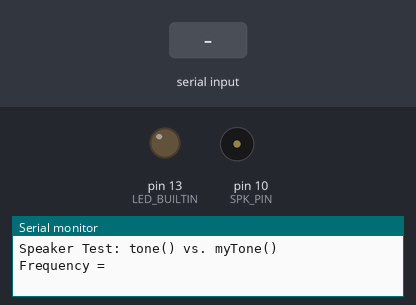
The sketch below on a simulated Arduino Uno, built with avr-gcc and run on an emulated ATmega328P. Shown: output pins drawn as LEDs (lit = HIGH), buzzer (waves = sounding), the last lines printed to the serial monitor. The inputs (shaded band) are chosen by the test bench. Pins used as bus, display or sensor lines are not drawn.

Above: at 1.2 s.
1.3 s: "90,45\n" received over Serial
At 2.2 s:
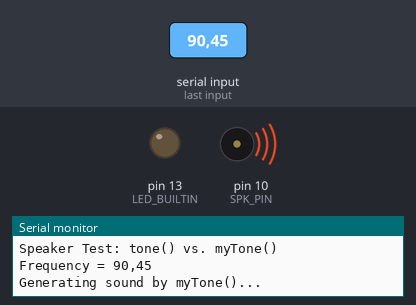
At 2.7 s:
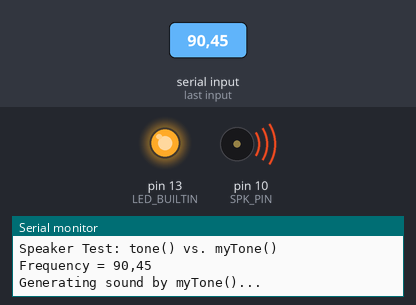
Timing chart, 0 to 9.8 s (numbered marks = the images above; inputs shaded):
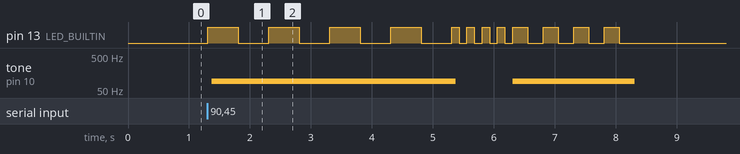

The sketch:

TimerOne_base_Tone.ino
```cpp
/*

1. 개요:
  microsecond 단위의 인터럽트를 호출할 수 있는 라이브러리를 활용하여 Tone()함수를 설계한다.

  타이머의 resolution이 낮으면 고음을 만들어 낼 수 없다.
  cf. MsTimer2의 경우 1ms 간격의 인터럽트를 생성할 수 있으므로 1000Hz 간격의 인터럽트를 발생한다.
  인터럽트가 발생할 때마다 스피커의 출력을 반전한다면 실제로는 500Hz의 주파수를 발생시킨다.
  MsTimer2 based tone() 함수를 만든다면 그 프로그램 범위에 따른 출력 주파는 아래와 같을 것이다.
  프로그램 값(주기) 범위: 65535[ms] < period < 1[ms]
  => 출력 주파수(주파수)의 범위: 15/2[Hz] < Hz < 1000/2[Hz]

  아래의 timerOne 라이브러리는 1us 단위의 인터럽트를 발생시킬 수 있으므로 최대 500,000Hz의 음정을 만들어 낼 수 있다.
  참조 링크: https://github.com/PaulStoffregen/TimerOne

2. 프로그램의 동작
  특정 주파수를 출력하는 myTone()과 출력을 중지하는 myNoTone() 함수를 정의한다.
  직렬통신으로 입력받은 주파수의 음정을 myTone()과 아두이노 자체 함수 Tone()을 번갈아 출력하여 음정을 비교한다.
  또한, myTone()음정을 출력하는 동안 delay()함수 기반으로 내장 LED를 지정된 시간동안 점멸시키는 루틴, delayWithLED(시간)을 수행하게 하였다.
  이는 Tone(0과 myTone() 모두 인터럽트 기반으로 동작한다는 사실을 반증한다.


*/

#include <TimerOne.h>

// This example uses the timer interrupt to blink an LED
// and also demonstrates how to share a variable between
// the interrupt and the main program.


#define SPK_PIN 10

// global variable
volatile bool spk = false;
volatile int  spk_pin;

void setup(void) {
  pinMode(LED_BUILTIN, OUTPUT);
  Serial.begin(9600);
  Serial.println("Speaker Test: tone() vs. myTone()");
}

// The interrupt will blink the LED, and keep
// track of how many times it has blinked.
int ledState = LOW;

// 인터럽트 서비스 루틴. 전역변수 spk_pin 단자에 반전된 spk 값을 출력한다.
void micro_int(void) {
  spk = !spk;
  digitalWrite(spk_pin, spk);
}

void myTone(int pin, int freq) {
  spk_pin = pin;
  pinMode(spk_pin, OUTPUT);
  Timer1.attachInterrupt(micro_int);  // link to interrupt service routine
  unsigned long prog_v = 1000000/(freq*2);
  Timer1.initialize(prog_v);
}
void myNoTone(void) {
  Timer1.detachInterrupt();
}

// 주어진 dly[ms] 동안 LED를 4회 깜박인다.
void  delayWithLED(int dly) {
  int ddly = dly/8;
  for (int i=0; i<4; i++) {
    digitalWrite(LED_BUILTIN, HIGH);
    delay(ddly);
    digitalWrite(LED_BUILTIN, LOW);
    delay(ddly);
  }
}

// 테라텀에서 문자열 받기, 시리얼 모니터도 된다(단 하단의 설정을 "새줄"(LF)로 설정해야함).
// 테라텀 setup->terminal에서 new-line을 보낼 때, 받을 때 모두 LF로 세팅해야 한다.
// 테라텀에서는 backspace도 그대로 보내기 때문에 이에 대한 별도의 처리가 필요하다.
int inputFromTerminal() {
  String inString;
  while (1) {
    if(Serial.available() > 0) {
    char inChar = Serial.read();
    if (inChar =='\n')
      break;  // String에는 끝에 null이 없어도 된다.
    Serial.print(inChar);
    inString += (char)inChar;
    }
  }
  return(inString.toInt());     // int로 바꾸어 반환
}

// 주파수를 입력받아 작성한 함수 MtTone()과 아두이노 내장함수 tone()으로 2회 출력한다.
// 두 음정의 차이가 있는지 점검한다.
// 음정을 출력하는 동안 LED를 점멸시키는 함수를 수행하게 하여, 두 개의 함수들이 인터럽트 기반으로 동작함을 보인다.
void loop(void) {
  Serial.print("Frequency = ");
  int freq = inputFromTerminal();    // 테라텀으로 입력받기. 시리얼 모니터도 된다.
  Serial.println("\nGenerating sound by myTone()...");
  myTone(SPK_PIN, freq);
  delayWithLED(4*1000); // 4초간 LED를 깜밖이며 기다린다. myTone()이 인터럽트 기반이라 문제없다.
  myNoTone(); // 본래의 noTone(단자번호)함수와는 달리 번호를 지정할 필요가 없도록 설계하였다.
  delayWithLED(1000);   // 일단 1초를 지연 시킨다.
  Serial.println("Generating sound by tone()...");
  tone(SPK_PIN, freq);
  delayWithLED(2*1000); // 2초간 LED를 깜밖이며 기다린다. tone()이 인터럽트 기반이라 문제없다.
  noTone(SPK_PIN);
}
```

Measured:
- after the input at 1.3 s, pin 13 (LED_BUILTIN): goes 4 × (HIGH 0.50 s, LOW 0.50 s), 4 × (HIGH 0.13 s, LOW 0.13 s), 3 × (HIGH 0.25 s, LOW 0.25 s), HIGH 0.25 s, then LOW, starting at once; tone on pin 10 (SPK_PIN): silent → 90 Hz after 0.07 s, → silent 4.0 s later, → 90 Hz 0.93 s later, → silent 2.0 s later
